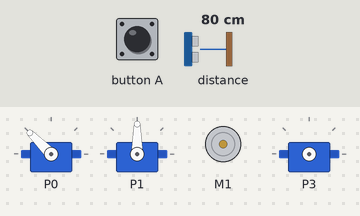
Bench run of a program on a simulated Calliope mini (MakeCode). Parts: 3 × servo, DC motor (green arrow = forward, orange = backward, longer = faster). The inputs (shaded band) are chosen by the test bench; at power-on: distance to the obstacle 80 cm.

Above: at 1.2 s.
1.3 s: distance to the obstacle set to 2 cm
At 2.1 s:
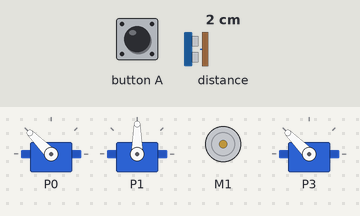
Timing chart, 0 to 4.3 s (numbered marks = the images above; inputs shaded):
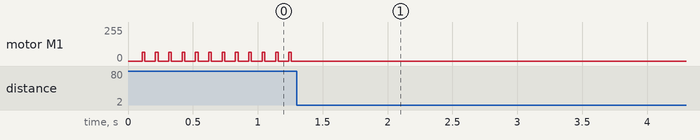

Measured:
- after the input at 1.3 s, motor M1: stops changing and stays stopped
- by itself, motor M1: alternates forward 66/255 for 0.02 s and stopped for 0.08 s

The program:

main.ts
```typescript
function motor_vorwaerts () {
    servos.P0.run(50)
    pins.servoWritePin(AnalogPin.P1, 90)
    return 67
}
input.onButtonPressed(Button.A, function () {

})
function motor_drehe_rechts () {
    servos.P3.run(50)
}
basic.forever(function () {
    if (grove.measureInCentimeters(DigitalPin.C16) < 50) {
        motor_drehe_rechts()
    } else {
        motor_vorwaerts()
        motors.dualMotorPower(Motor.A, 26)
        motors.motorCommand(MotorCommand.Coast)
    }
})
```

test.ts
```typescript
// Hier kann man Tests durchführen; diese Datei wird nicht kompiliert, wenn dieses Paket als Erweiterung verwendet wird.
```
